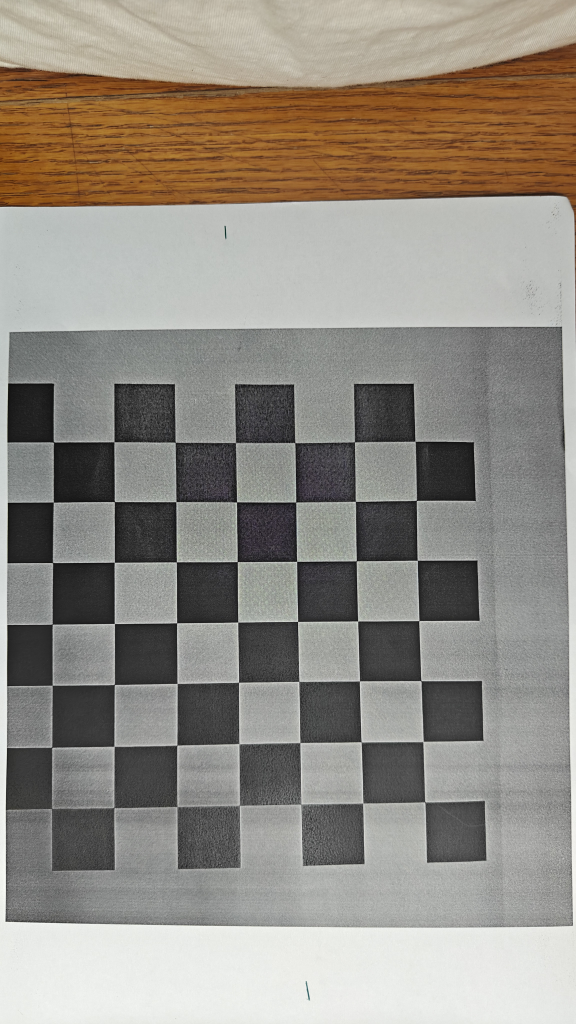
#> input picture my_data/00.jpg, 2304 x 4096 px (shown at 1/4 size); its folder holds 4 pictures in this run
$ python camera_calibration_smartphone.py
#> lines starting #> are read from the running program, lines starting #| are printed output that depends on the picture
### camera_calibration_show_extrinsics.py
from mpl_toolkits.mplot3d import Axes3D
import matplotlib.pyplot as plt
import numpy as np
from matplotlib import cm
from numpy import linspace
import argparse
import cv2 as cv

def inverse_homogeneoux_matrix(M):
    R = M[0:3, 0:3]
    T = M[0:3, 3]
    M_inv = np.identity(4)
    M_inv[0:3, 0:3] = R.T
    M_inv[0:3, 3] = -(R.T).dot(T)

    return M_inv

def transform_to_matplotlib_frame(cMo, X, inverse=False):
    M = np.identity(4)
    M[1,1] = 0
    M[1,2] = 1
    M[2,1] = -1
    M[2,2] = 0

    if inverse:
        return M.dot(inverse_homogeneoux_matrix(cMo).dot(X))
    else:
        return M.dot(cMo.dot(X))

def create_camera_model(camera_matrix, width, height, scale_focal, draw_frame_axis=False):
    fx = camera_matrix[0,0]
    fy = camera_matrix[1,1]
    focal = 2 / (fx + fy)
    f_scale = scale_focal * focal

    # draw image plane
    X_img_plane = np.ones((4,5))
    X_img_plane[0:3,0] = [-width, height, f_scale]
    X_img_plane[0:3,1] = [width, height, f_scale]
    X_img_plane[0:3,2] = [width, -height, f_scale]
    X_img_plane[0:3,3] = [-width, -height, f_scale]
    X_img_plane[0:3,4] = [-width, height, f_scale]

    # draw triangle above the image plane
    X_triangle = np.ones((4,3))
    X_triangle[0:3,0] = [-width, -height, f_scale]
    X_triangle[0:3,1] = [0, -2*height, f_scale]
    X_triangle[0:3,2] = [width, -height, f_scale]

    # draw camera
    X_center1 = np.ones((4,2))
    X_center1[0:3,0] = [0, 0, 0]
    X_center1[0:3,1] = [-width, height, f_scale]

    X_center2 = np.ones((4,2))
    X_center2[0:3,0] = [0, 0, 0]
    X_center2[0:3,1] = [width, height, f_scale]

    X_center3 = np.ones((4,2))
    X_center3[0:3,0] = [0, 0, 0]
    X_center3[0:3,1] = [width, -height, f_scale]

    X_center4 = np.ones((4,2))
    X_center4[0:3,0] = [0, 0, 0]
    X_center4[0:3,1] = [-width, -height, f_scale]

    # draw camera frame axis
    X_frame1 = np.ones((4,2))
    X_frame1[0:3,0] = [0, 0, 0]
    X_frame1[0:3,1] = [f_scale/2, 0, 0]

    X_frame2 = np.ones((4,2))
    X_frame2[0:3,0] = [0, 0, 0]
    X_frame2[0:3,1] = [0, f_scale/2, 0]

    X_frame3 = np.ones((4,2))
    X_frame3[0:3,0] = [0, 0, 0]
    X_frame3[0:3,1] = [0, 0, f_scale/2]

    if draw_frame_axis:
        return [X_img_plane, X_triangle, X_center1, X_center2, X_center3, X_center4, X_frame1, X_frame2, X_frame3]
    else:
        return [X_img_plane, X_triangle, X_center1, X_center2, X_center3, X_center4]

def create_board_model(extrinsics, board_width, board_height, square_size, draw_frame_axis=False):
    width = board_width*square_size
    height = board_height*square_size

    # draw calibration board
    X_board = np.ones((4,5))
    #X_board_cam = np.ones((extrinsics.shape[0],4,5))
    X_board[0:3,0] = [0,0,0]
    X_board[0:3,1] = [width,0,0]
    X_board[0:3,2] = [width,height,0]
    X_board[0:3,3] = [0,height,0]
    X_board[0:3,4] = [0,0,0]

    # draw board frame axis
    X_frame1 = np.ones((4,2))
    X_frame1[0:3,0] = [0, 0, 0]
    X_frame1[0:3,1] = [height/2, 0, 0]

    X_frame2 = np.ones((4,2))
    X_frame2[0:3,0] = [0, 0, 0]
    X_frame2[0:3,1] = [0, height/2, 0]

    X_frame3 = np.ones((4,2))
    X_frame3[0:3,0] = [0, 0, 0]
    X_frame3[0:3,1] = [0, 0, height/2]

    if draw_frame_axis:
        return [X_board, X_frame1, X_frame2, X_frame3]
    else:
        return [X_board]

def draw_camera_boards(ax, camera_matrix, cam_width, cam_height, scale_focal,
                       extrinsics, board_width, board_height, square_size,
                       patternCentric):
    min_values = np.zeros((3,1))
    min_values = np.inf
    max_values = np.zeros((3,1))
    max_values = -np.inf

    if patternCentric:
        X_moving = create_camera_model(camera_matrix, cam_width, cam_height, scale_focal)
        X_static = create_board_model(extrinsics, board_width, board_height, square_size)
    else:
        X_static = create_camera_model(camera_matrix, cam_width, cam_height, scale_focal, True)
        X_moving = create_board_model(extrinsics, board_width, board_height, square_size)

    cm_subsection = linspace(0.0, 1.0, extrinsics.shape[0])
    colors = [ cm.jet(x) for x in cm_subsection ]

    for i in range(len(X_static)):
        X = np.zeros(X_static[i].shape)
        for j in range(X_static[i].shape[1]):
            X[:,j] = transform_to_matplotlib_frame(np.eye(4), X_static[i][:,j])
        ax.plot3D(X[0,:], X[1,:], X[2,:], color='r')
        min_values = np.minimum(min_values, X[0:3,:].min(1))
        max_values = np.maximum(max_values, X[0:3,:].max(1))

    for idx in range(extrinsics.shape[0]):
        cMo = np.eye(4,4)
        if extrinsics.shape[1] == 6:
            R, _ = cv.Rodrigues(extrinsics[idx,0:3])
            T = extrinsics[idx,3:6]
        elif extrinsics.shape[1] == 3 and extrinsics.shape[2] == 4:
            R = extrinsics[idx,0:3,0:3]
            T = extrinsics[idx,0:3,3]
        else:
            print('Error extrinsic matrix size!')

        cMo[0:3,3] = T
        cMo[0:3,0:3] = R
        for i in range(len(X_moving)):
            X = np.zeros(X_moving[i].shape)
            for j in range(X_moving[i].shape[1]):
                X[0:4,j] = transform_to_matplotlib_frame(cMo, X_moving[i][0:4,j], patternCentric)
            ax.plot3D(X[0,:], X[1,:], X[2,:], color=colors[idx])
            min_values = np.minimum(min_values, X[0:3,:].min(1))
            max_values = np.maximum(max_values, X[0:3,:].max(1))

    return min_values, max_values

### camera_calibration_smartphone.py
# Phone images are at higher resolution than the TA data, and the
# chessboard detector is slow on full-size images. I detect the corners
# on a 0.4x downscaled copy, then scale back up and subpixel-refine on
# the fullres image.
# The three core functions (find_homography, find_K, find_Rt) are the
# same as in camera_calibration.py.
import numpy as np
import cv2
import glob
import matplotlib.pyplot as plt
import camera_calibration_show_extrinsics as show


corner_x = 7
corner_y = 7
objp = np.zeros((corner_x*corner_y, 3), np.float32)
objp[:, :2] = np.mgrid[0:corner_x, 0:corner_y].T.reshape(-1, 2)


def normalize(pts):
    mu = pts.mean(axis=0)
    d = np.sqrt(((pts - mu)**2).sum(axis=1)).mean()
    s = np.sqrt(2) / d
    T = np.array([[s, 0, -s*mu[0]],
                  [0, s, -s*mu[1]],
                  [0, 0,        1]])
    pts_h = np.hstack([pts, np.ones((len(pts), 1))])
    pts_n = (T @ pts_h.T).T[:, :2]
    return pts_n, T


def find_homography(world, image):
    w, Tw = normalize(world)
    p, Tp = normalize(image)
    A = []
    for i in range(len(w)):
        X, Y = w[i]
        u, v = p[i]
        A.append([-X, -Y, -1,  0,  0,  0,  u*X, u*Y, u])
        A.append([ 0,  0,  0, -X, -Y, -1,  v*X, v*Y, v])
    A = np.array(A)
    U, S, Vt = np.linalg.svd(A)
    Hn = Vt[-1].reshape(3, 3)
    H = np.linalg.inv(Tp) @ Hn @ Tw
    return H / H[2, 2]


def v_row(H, i, j):
    return np.array([
        H[0,i]*H[0,j],
        H[0,i]*H[1,j] + H[1,i]*H[0,j],
        H[1,i]*H[1,j],
        H[2,i]*H[0,j] + H[0,i]*H[2,j],
        H[2,i]*H[1,j] + H[1,i]*H[2,j],
        H[2,i]*H[2,j],
    ])


def find_K(Hs):
    V = []
    for H in Hs:
        V.append(v_row(H, 0, 1))
        V.append(v_row(H, 0, 0) - v_row(H, 1, 1))
    V = np.array(V)
    U, S, Vt = np.linalg.svd(V)
    b = Vt[-1]
    B = np.array([[b[0], b[1], b[3]],
                  [b[1], b[2], b[4]],
                  [b[3], b[4], b[5]]])
    if B[0,0] < 0:
        B = -B
    L = np.linalg.cholesky(B)
    K = np.linalg.inv(L.T)
    K /= K[2,2]
    return K


def find_Rt(K, H):
    Kinv = np.linalg.inv(K)
    h1, h2, h3 = H[:,0], H[:,1], H[:,2]
    lam = 2.0 / (np.linalg.norm(Kinv @ h1) + np.linalg.norm(Kinv @ h2))
    r1 = lam * (Kinv @ h1)
    r2 = lam * (Kinv @ h2)
    r3 = np.cross(r1, r2)
    t  = lam * (Kinv @ h3)
    if t[2] < 0:
        r1, r2, t = -r1, -r2, -t
        r3 = np.cross(r1, r2)
    Q = np.column_stack([r1, r2, r3])
    U, S, Vt = np.linalg.svd(Q)
    R = U @ Vt
    if np.linalg.det(R) < 0:
        R = -R
    Rt = np.zeros((3, 4))
    Rt[:, :3] = R
    Rt[:,  3] = t
    return Rt


# ==============================================================
objpoints, imgpoints = [], []
images = sorted(glob.glob('my_data/*.jpg'))

print('finding corners in phone images...')
for fname in images:
    img = cv2.imread(fname)
#> img is the input picture: shape (4096, 2304, 3); mean B, G, R 132.2, 140.7, 146.4
    # downscale first -- fullres takes forever on 4K images
    small = cv2.resize(img, None, fx=0.4, fy=0.4)
    gray_s = cv2.cvtColor(small, cv2.COLOR_BGR2GRAY)
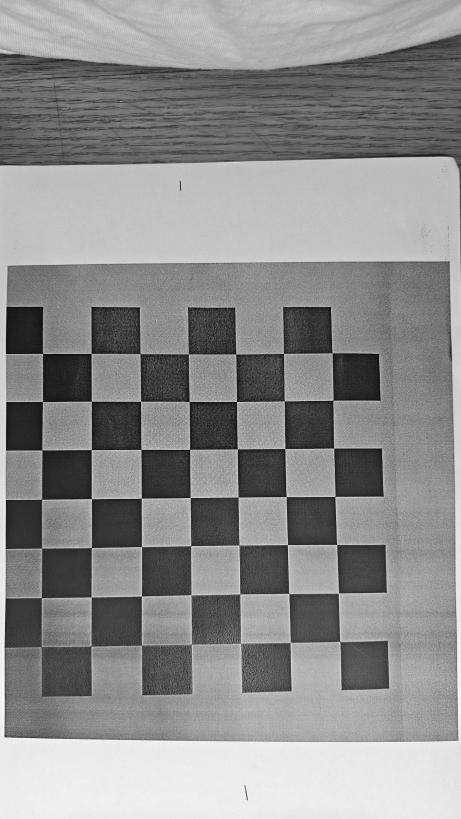
#> gray_s: shape (1638, 922) (shown at 1/2 size); min 1, max 254, mean 141.4
    ret, c_small = cv2.findChessboardCorners(gray_s, (corner_x, corner_y), None)
#> ret = False; c_small = None
    if ret:
        # scale corners back up, then subpixel-refine on fullres
        c = (c_small / 0.4).astype(np.float32)
        gray = cv2.cvtColor(img, cv2.COLOR_BGR2GRAY)
        crit = (cv2.TERM_CRITERIA_EPS + cv2.TERM_CRITERIA_MAX_ITER, 30, 0.001)
        c = cv2.cornerSubPix(gray, c, (11, 11), (-1, -1), crit)
        objpoints.append(objp)
        imgpoints.append(c)
        print(' ', fname, 'OK')
    else:
        print(' ', fname, 'no corners found')
#> pass 2 of the loop `for fname in images:`:
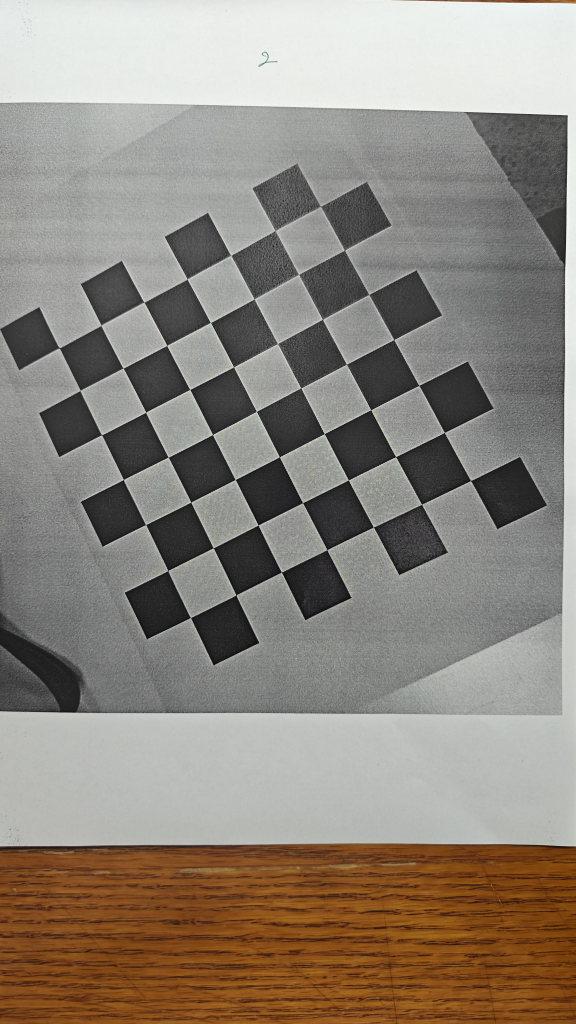
#> input picture my_data/01.jpg, 2304 x 4096 px (shown at 1/4 size)
#> img is the input picture: shape (4096, 2304, 3); mean B, G, R 124.6, 134.3, 142.4
#> `gray_s = cv2.cvtColor(small, cv2.COLOR_BGR2GRAY)`:
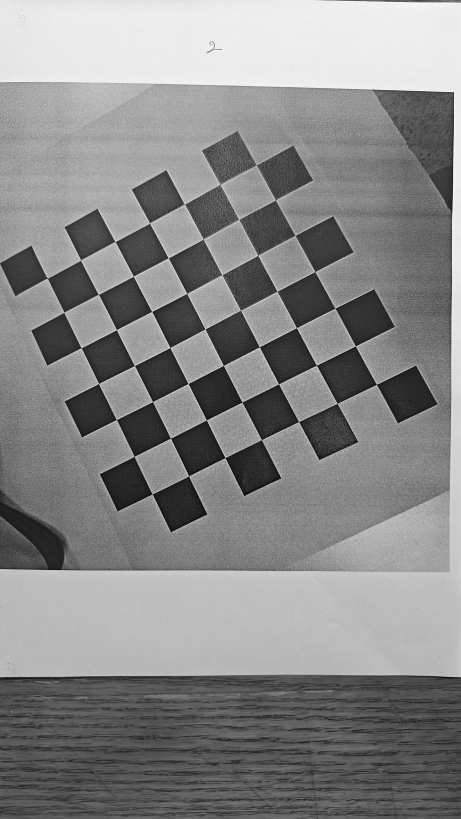
#> gray_s: shape (1638, 922) (shown at 1/2 size); min 1, max 254, mean 135.6
#> ret = True; c_small = 49 rows, first 8: [513.2, 330.6], [551.4, 400.6], [590.5, 471.3], [630.2, 543.7], [670.6, 617.1], [711.5, 692], [753.1, 769], [440.3, 369.3]
#> `c = (c_small / 0.4).astype(np.float32)`: c = 49 rows, first 8: [1283, 826.5], [1378.6, 1001.5], [1476.1, 1178.2], [1575.5, 1359.3], [1676.6, 1542.7], [1778.7, 1730.1], [1882.7, 1922.4], [1100.7, 923.3]
#> `c = cv2.cornerSubPix(gray, c, (11, 11), (-1, -1), crit)`: c = 49 rows, first 8: [1283.4, 827.6], [1378.9, 1002.8], [1477.1, 1179], [1576.5, 1360.3], [1676.7, 1542.8], [1778.6, 1731.8], [1884.3, 1923], [1100.8, 925.3]
#> pass 3 of the loop `for fname in images:`:
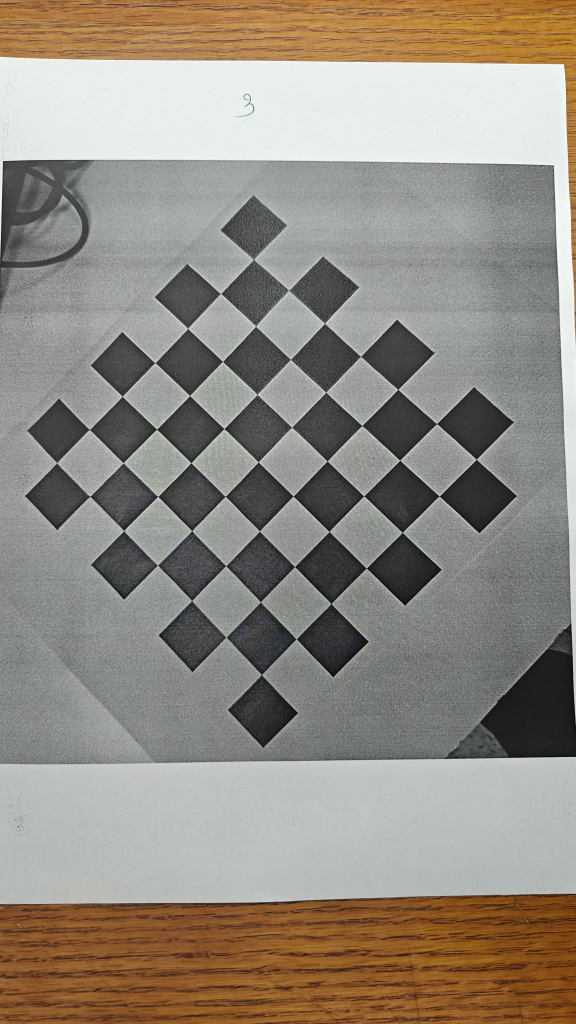
#> input picture my_data/02.jpg, 2304 x 4096 px (shown at 1/4 size)
#> img is the input picture: shape (4096, 2304, 3); mean B, G, R 129.6, 139.9, 146.5
#> `gray_s = cv2.cvtColor(small, cv2.COLOR_BGR2GRAY)`:
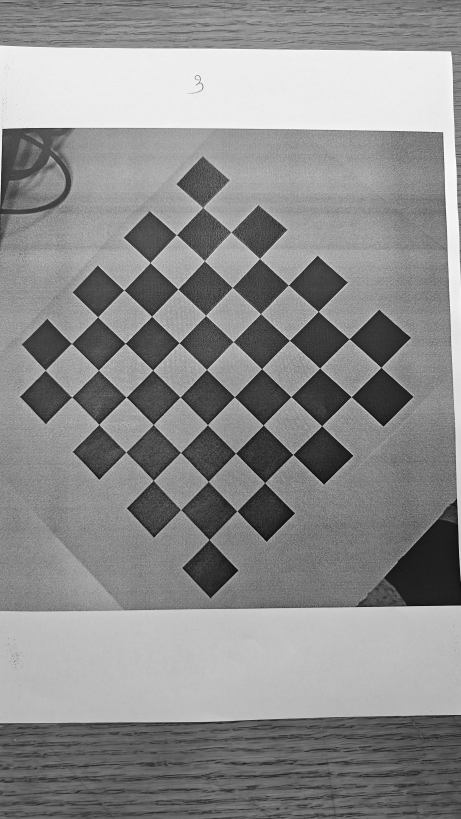
#> gray_s: shape (1638, 922) (shown at 1/2 size); min 2, max 254, mean 140.7
#> c_small = 49 rows, first 8: [405.7, 415.5], [462.6, 464.7], [519.7, 517.4], [577.3, 570.5], [636.9, 623.3], [698.7, 678], [762.3, 735.1], [353.4, 469.9]
#> `c = (c_small / 0.4).astype(np.float32)`: c = 49 rows, first 8: [1014.2, 1038.6], [1156.5, 1161.9], [1299.2, 1293.4], [1443.2, 1426.3], [1592.2, 1558.2], [1746.8, 1695.1], [1905.9, 1837.8], [883.6, 1174.7]
#> `c = cv2.cornerSubPix(gray, c, (11, 11), (-1, -1), crit)`: c = 49 rows, first 8: [1015.5, 1040.2], [1156.3, 1162.4], [1299.6, 1294.1], [1444.3, 1427.7], [1592.8, 1558.9], [1748.1, 1695.9], [1906.5, 1838.3], [884.3, 1175.7]
#> the loop made 4 passes; the first 3 are shown

print('using %d / %d images' % (len(objpoints), len(images)))

Hs = [find_homography(objpoints[i][:, :2], imgpoints[i].reshape(-1, 2))
      for i in range(len(objpoints))]
#> in find_homography, `U, S, Vt = np.linalg.svd(A)`:
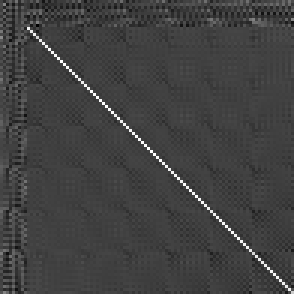
#> U: shape (98, 98) float64 (shown 3 times larger); min -0.333, max 0.969, mean 0.00117; drawn with min black and max white
#> in find_homography (call 2), `U, S, Vt = np.linalg.svd(A)`:
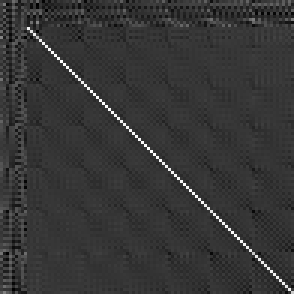
#> U: shape (98, 98) float64 (shown 3 times larger); min -0.262, max 0.972, mean 0.00139; drawn with min black and max white
#> in find_homography (call 3), `U, S, Vt = np.linalg.svd(A)`:
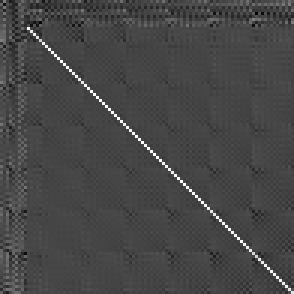
#> U: shape (98, 98) float64 (shown 3 times larger); min -0.371, max 0.973, mean 0.00227; drawn with min black and max white

K = find_K(Hs)
print('K_phone =')
print(K)

extrinsics = np.zeros((len(Hs), 3, 4))
for i, H in enumerate(Hs):
    extrinsics[i] = find_Rt(K, H)

err = 0; n = 0
for i, H in enumerate(Hs):
    P = K @ extrinsics[i]
    X = np.hstack([objpoints[i], np.ones((len(objpoints[i]), 1))])
    p = (P @ X.T).T
    p = p[:, :2] / p[:, 2:3]
    err += np.linalg.norm(p - imgpoints[i].reshape(-1, 2), axis=1).sum()
    n += len(p)
print('mean reprojection error: %.2f px' % (err / n))


fig = plt.figure(figsize=(10, 10))
ax = fig.add_subplot(111, projection='3d')

cam_width = 0.064 / 0.1
cam_height = 0.032 / 0.1
scale_focal = 1600
# 7x7 corners span 6x6 squares
board_width = 6
board_height = 6
square_size = 1

mn, mx = show.draw_camera_boards(ax, K, cam_width, cam_height, scale_focal,
                                 extrinsics, board_width, board_height,
                                 square_size, True)

rng = np.array([mx[0]-mn[0], mx[1]-mn[1], mx[2]-mn[2]]).max() / 2.0
cx = (mx[0]+mn[0]) * 0.5
cy = (mx[1]+mn[1]) * 0.5
cz = (mx[2]+mn[2]) * 0.5
ax.set_xlim(cx - rng, cx + rng)
ax.set_ylim(cy - rng, 0)
ax.set_zlim(cz - rng, cz + rng)

ax.set_xlabel('x')
ax.set_ylabel('z')
ax.set_zlabel('-y')
ax.set_title('Extrinsic Parameters - Smartphone Dataset')
plt.savefig('extrinsics_result_smartphone.png', dpi=120, bbox_inches='tight')
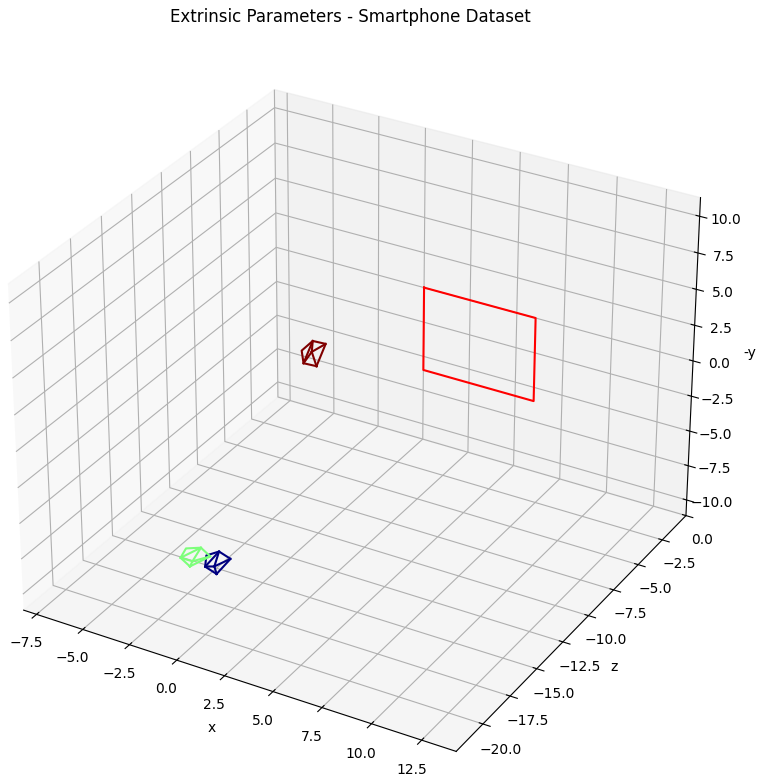
#> figure drawn by matplotlib, 1 panel
plt.show()
